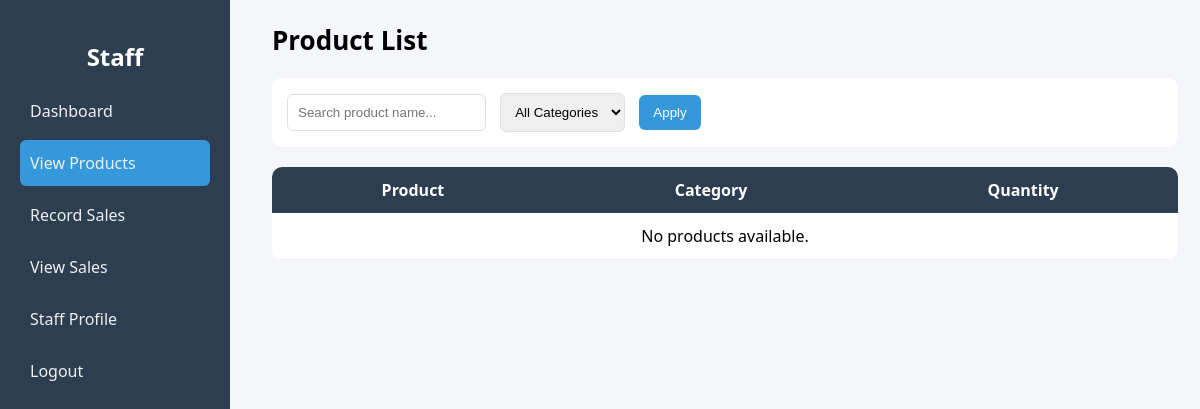
Before: /products/ with the older database file.
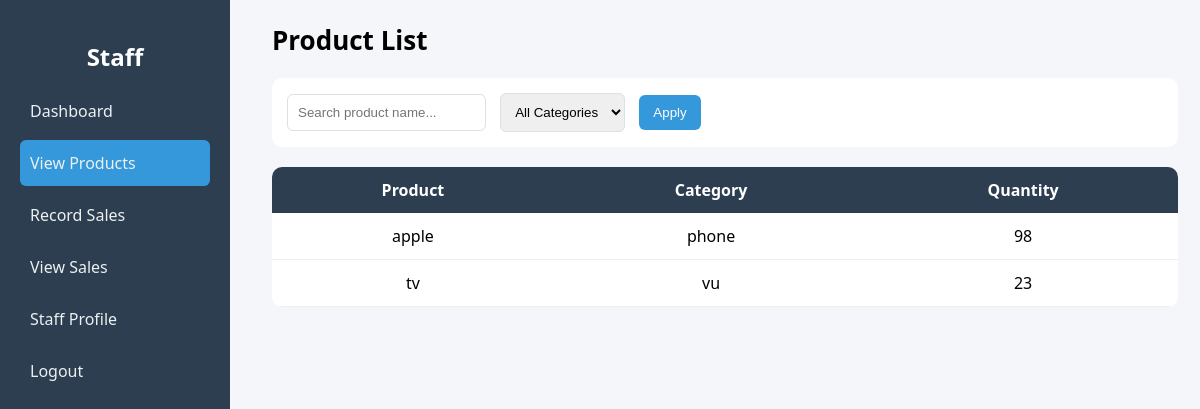
After: the same page with the newer database file.
### Inventory_management/models.py (models this page shows, shortened)
class Product(models.Model):
    name = models.CharField(max_length=100)
    category = models.CharField(max_length=100)
    price = models.DecimalField(max_digits=10, decimal_places=2)
    quantity = models.PositiveIntegerField()

### Inventory_management/views.py (the view)
# urls.py: path('products/',views.products,name = 'products'),
def products(request):
    search_query = request.GET.get("search", "")
    selected_category = request.GET.get("category", "")
    products = Product.objects.all()
    if search_query:
        products = products.filter(name__icontains=search_query)
    if selected_category:
        products = products.filter(category=selected_category)
    categories = Product.objects.values_list("category", flat=True).distinct()
    return render(request,'staff/products.html', {
        "products": products,
        "categories": categories,
        "search_query": search_query,
        "selected_category": selected_category,
    })

### Inventory_management/templates/staff/products.html (shortened to what this page needs)
{% load static %}
<!DOCTYPE html>
<html lang="en">
<head>
    <link rel="stylesheet" href="{% static 'css/staff/staff_dashboard.css' %}">
</head>
<body>
<div class="sidebar">
    <h2>Staff</h2>
    <a href="{% url 'staff_dashboard' %}" >Dashboard</a>
    <a href="{% url 'products' %}" class="active">View Products</a>
    <a href="{% url 'record_sales' %}">Record Sales</a>
    <a href="{% url 'view_sales' %}">View Sales</a>
    <a href="{% url 'staff_profile' %}">Staff Profile</a>
    <a href="{% url 'signin' %}">Logout</a>
</div>
<div class="main-content">
    <header>
        <h1>Product List</h1>
    </header>
    <div class="filters">
        <form method="GET">
            <input type="text" name="search" placeholder="Search product name..."
                   value="{{ search_query }}">
            <select name="category">
                <option value="">All Categories</option>
            </select>
            <button type="submit" class="btn-primary">Apply</button>
        </form>
    </div>
    <div class="table-wrap">
        <table class="product-table">
            <thead>
                <tr>
                    <th>Product</th>
                    <th>Category</th>
                    <th>Quantity</th>
                </tr>
            </thead>
            <tbody>
                {% for product in products %}
                <tr>
                    <td>{{ product.name }}</td>
                    <td>{{ product.category }}</td>
                    <td class="{% if product.quantity <= 20 %}low{% endif %}">
                        {{ product.quantity }}
                    </td>
                </tr>
                {% empty %}
                <tr>
                    <td colspan="4">No products available.</td>
                </tr>
                {% endfor %}
            </tbody>
        </table>
    </div>
</div>
</body>
</html>

Changed rows visible on the page:
added Product: name "apple", category "phone", quantity "98"
added Product: name "tv", category "vu", quantity "23"
Other visible differences:
text no longer shown: "No products available."
